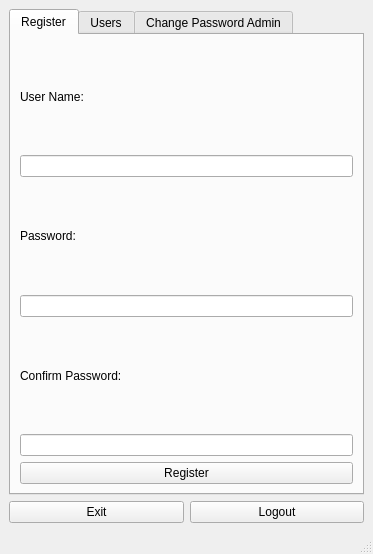
<?xml version="1.0" encoding="UTF-8"?>
<ui version="4.0">
 <class>MainWindow</class>
 <widget class="QMainWindow" name="MainWindow">
  <property name="geometry">
   <rect>
    <x>0</x>
    <y>0</y>
    <width>373</width>
    <height>554</height>
   </rect>
  </property>
  <property name="windowTitle">
   <string>MainWindow</string>
  </property>
  <widget class="QWidget" name="centralwidget">
   <layout class="QGridLayout" name="gridLayout_2">
    <item row="0" column="0" colspan="2">
     <widget class="QTabWidget" name="tabWidget">
      <property name="currentIndex">
       <number>0</number>
      </property>
      <widget class="QWidget" name="tab_register">
       <property name="maximumSize">
        <size>
         <width>16777215</width>
         <height>10000000</height>
        </size>
       </property>
       <attribute name="title">
        <string>Register</string>
       </attribute>
       <layout class="QGridLayout" name="gridLayout">
        <item row="5" column="0">
         <widget class="QLineEdit" name="line_confirm_passwd">
          <property name="echoMode">
           <enum>QLineEdit::Password</enum>
          </property>
         </widget>
        </item>
        <item row="3" column="0">
         <widget class="QLineEdit" name="line_passwd">
          <property name="echoMode">
           <enum>QLineEdit::Password</enum>
          </property>
         </widget>
        </item>
        <item row="4" column="0">
         <widget class="QLabel" name="label">
          <property name="text">
           <string>Confirm Password:</string>
          </property>
         </widget>
        </item>
        <item row="6" column="0">
         <widget class="QPushButton" name="btn_register">
          <property name="text">
           <string>Register</string>
          </property>
         </widget>
        </item>
        <item row="0" column="0">
         <widget class="QLabel" name="label_name">
          <property name="text">
           <string>User Name:</string>
          </property>
         </widget>
        </item>
        <item row="2" column="0">
         <widget class="QLabel" name="label_pwd">
          <property name="text">
           <string>Password:</string>
          </property>
         </widget>
        </item>
        <item row="1" column="0">
         <widget class="QLineEdit" name="line_user_name"/>
        </item>
       </layout>
      </widget>
      <widget class="QWidget" name="tab_users">
       <attribute name="title">
        <string>Users</string>
       </attribute>
       <layout class="QGridLayout" name="gridLayout_3">
        <item row="0" column="0">
         <widget class="QTableWidget" name="table_user"/>
        </item>
        <item row="1" column="0">
         <widget class="QPushButton" name="btn_delete">
          <property name="text">
           <string>Delete</string>
          </property>
         </widget>
        </item>
       </layout>
      </widget>
      <widget class="QWidget" name="tab_change_passwd">
       <attribute name="title">
        <string>Change Password Admin</string>
       </attribute>
       <widget class="QLabel" name="label_10">
        <property name="geometry">
         <rect>
          <x>10</x>
          <y>276</y>
          <width>331</width>
          <height>101</height>
         </rect>
        </property>
        <property name="text">
         <string>Confirm Password:</string>
        </property>
       </widget>
       <widget class="QPushButton" name="btn_change_passwd">
        <property name="geometry">
         <rect>
          <x>10</x>
          <y>409</y>
          <width>331</width>
          <height>23</height>
         </rect>
        </property>
        <property name="text">
         <string>Change Password</string>
        </property>
       </widget>
       <widget class="QLabel" name="label_pwd_4">
        <property name="geometry">
         <rect>
          <x>10</x>
          <y>143</y>
          <width>331</width>
          <height>101</height>
         </rect>
        </property>
        <property name="text">
         <string>New Password:</string>
        </property>
       </widget>
       <widget class="QLineEdit" name="line_old_passwd">
        <property name="geometry">
         <rect>
          <x>10</x>
          <y>117</y>
          <width>331</width>
          <height>20</height>
         </rect>
        </property>
       </widget>
       <widget class="QLabel" name="label_name_4">
        <property name="geometry">
         <rect>
          <x>10</x>
          <y>10</y>
          <width>331</width>
          <height>101</height>
         </rect>
        </property>
        <property name="text">
         <string>Password:</string>
        </property>
       </widget>
       <widget class="QLineEdit" name="line_confirm_new_passwd">
        <property name="geometry">
         <rect>
          <x>10</x>
          <y>383</y>
          <width>331</width>
          <height>20</height>
         </rect>
        </property>
        <property name="echoMode">
         <enum>QLineEdit::Password</enum>
        </property>
       </widget>
       <widget class="QLineEdit" name="line_new_passwd">
        <property name="geometry">
         <rect>
          <x>10</x>
          <y>250</y>
          <width>331</width>
          <height>20</height>
         </rect>
        </property>
        <property name="echoMode">
         <enum>QLineEdit::Password</enum>
        </property>
       </widget>
      </widget>
     </widget>
    </item>
    <item row="1" column="0">
     <widget class="QPushButton" name="btn_exit">
      <property name="text">
       <string>Exit</string>
      </property>
     </widget>
    </item>
    <item row="1" column="1">
     <widget class="QPushButton" name="btn_logout">
      <property name="text">
       <string>Logout</string>
      </property>
     </widget>
    </item>
   </layout>
  </widget>
  <widget class="QMenuBar" name="menubar">
   <property name="geometry">
    <rect>
     <x>0</x>
     <y>0</y>
     <width>373</width>
     <height>21</height>
    </rect>
   </property>
  </widget>
  <widget class="QStatusBar" name="statusbar"/>
 </widget>
 <resources/>
 <connections/>
</ui>
